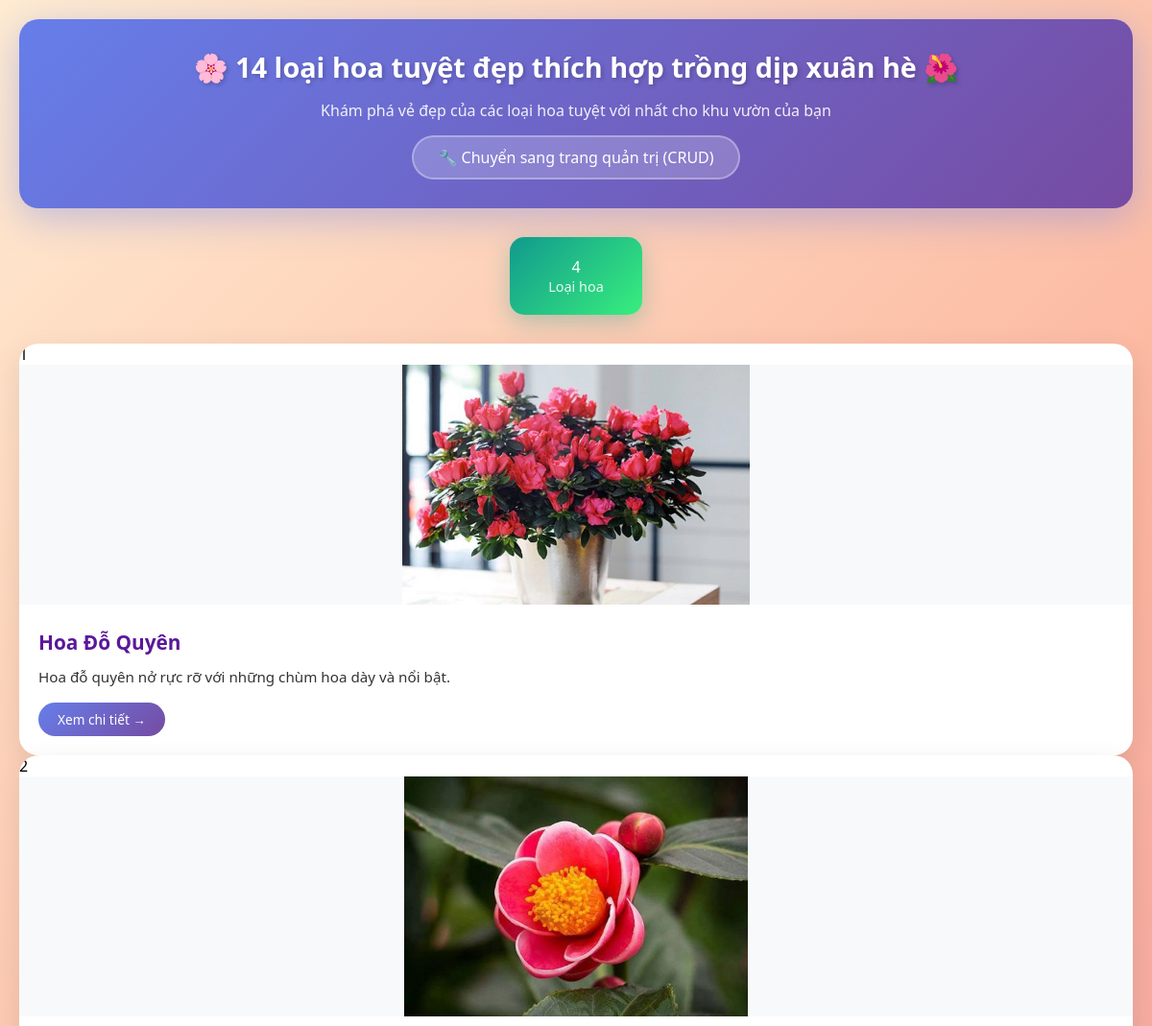
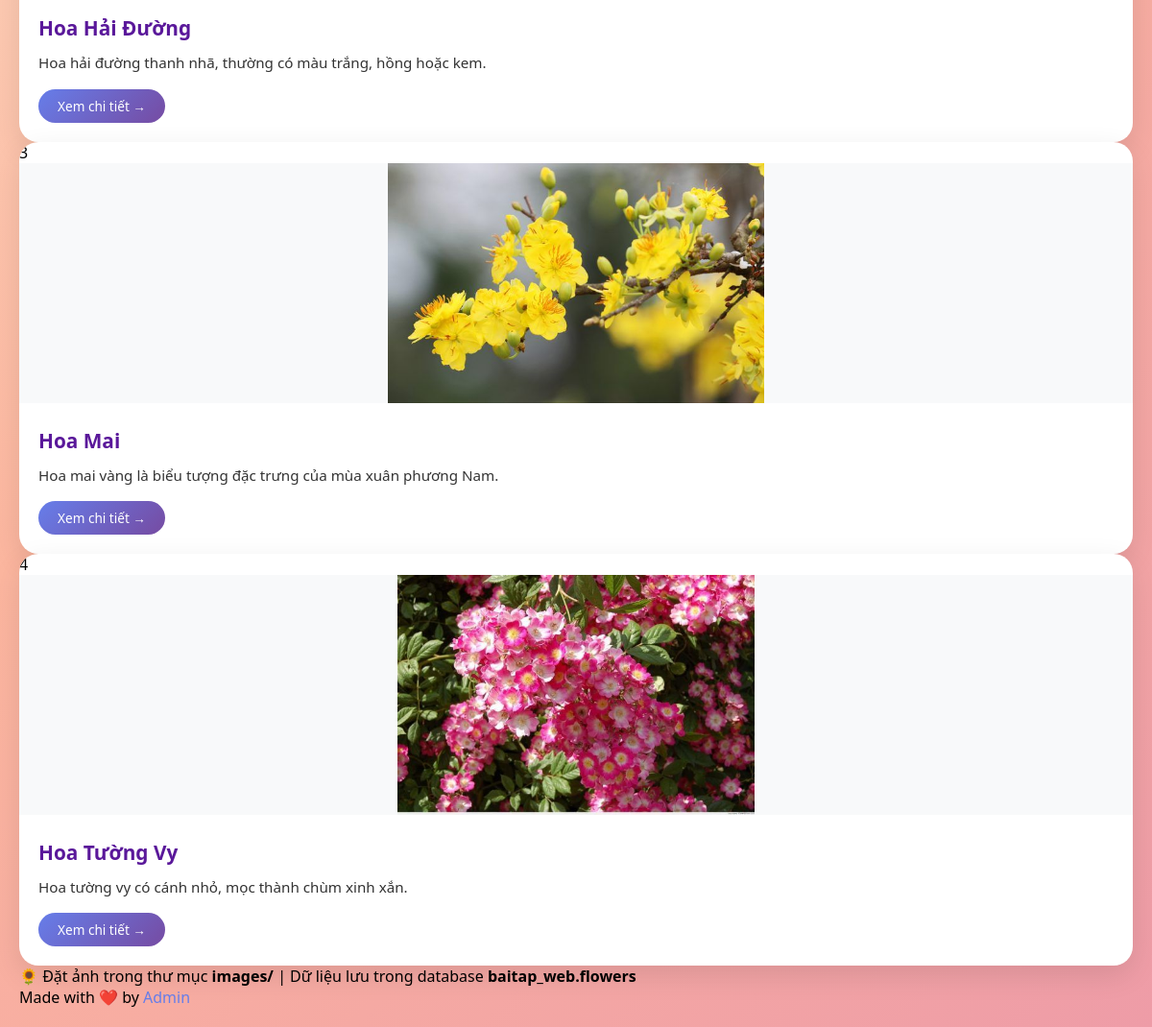
The app's page /bai1/index.php with its own data (2 pictures, top to bottom).
### tables this page shows
CREATE TABLE IF NOT EXISTS flowers (
    id INT AUTO_INCREMENT PRIMARY KEY,       
    name VARCHAR(255) NOT NULL,              
    description TEXT,                         
    image VARCHAR(255),                       
    created_at TIMESTAMP DEFAULT CURRENT_TIMESTAMP   
);

### bai1/index.php (the view, shortened to what this page needs)
<?php
require_once('../config.php');
$flowers = [];
$sql = "SELECT * FROM flowers ORDER BY id ASC";
$result = mysqli_query($conn, $sql);
if ($result && mysqli_num_rows($result) > 0) {
    while ($row = mysqli_fetch_assoc($result)) {
        $flowers[] = $row;
    }
}
?>
<!doctype html>
<html lang="vi">
<head>
</head>
<body>
    <div class="container">
        <div class="header">
            <h1>🌸 14 loại hoa tuyệt đẹp thích hợp trồng dịp xuân hè 🌺</h1>
            <p>Khám phá vẻ đẹp của các loại hoa tuyệt vời nhất cho khu vườn của bạn</p>
            <a href="admin.php">🔧 Chuyển sang trang quản trị (CRUD)</a>
        </div>
        <div class="stats">
            <div class="stat-box">
                <div class="number"><?php echo count($flowers); ?></div>
                <div class="label">Loại hoa</div>
            </div>
        </div>
        <?php if (empty($flowers)): ?>
            <div class="no-data">
                <div class="icon">🌷</div>
                <h2>Chưa có dữ liệu hoa</h2>
                <p>Hãy thêm các loại hoa đẹp vào bộ sưu tập của bạn!</p>
                <a href="admin.php">+ Thêm hoa mới</a>
            </div>
        <?php else: ?>
            <div class="card-grid">
                <?php
                $stt = 0;
                foreach ($flowers as $flower):
                    $stt++;
                    $name = $flower['name'] ?? '';
                    $desc = $flower['description'] ?? '';
                    $image = $flower['image'] ?? '';
                ?>
                    <div class="card">
                        <div class="badge"><?php echo $stt; ?></div>
                        <img src="images/<?php echo htmlspecialchars($image); ?>"
                             alt="<?php echo htmlspecialchars($name); ?>"
                             onerror="this.src='https://via.placeholder.com/280x200/667eea/fff? text=🌸'">
                        <div class="card-body">
                            <h3><?php echo htmlspecialchars($name); ?></h3>
                            <p><?php echo htmlspecialchars($desc); ?></p>
                            <a href="#" class="btn-detail">Xem chi tiết →</a>
                        </div>
                    </div>
                <?php endforeach; ?>
            </div>
        <?php endif; ?>
        <div class="footer">
            <p>🌻 Đặt ảnh trong thư mục <strong>images/</strong> | Dữ liệu lưu trong database <strong>baitap_web.flowers</strong></p>
            <p>Made with ❤️ by <a href="admin.php">Admin</a></p>
        </div>
    </div>
</body>
</html>

### bai1/index.php (style rules this page uses)
* { box-sizing: border-box; margin: 0; padding: 0; }
body { font-family: 'Segoe UI', Arial, sans-serif; background: linear-gradient(135deg, #ffecd2 0%, #fcb69f 50%, #ee9ca7 100%); min-height: 100vh; padding: 20px; }
.container { max-width: 1200px; margin: 0 auto; }
.header { background: linear-gradient(135deg, #667eea 0%, #764ba2 100%); padding: 30px; border-radius: 20px; margin-bottom: 30px; box-shadow: 0 10px 40px rgba(102, 126, 234, 0.4); text-align: center; }
.header h1 { color: #fff; font-size: 1.8rem; margin-bottom: 15px; text-shadow: 2px 2px 4px rgba(0,0,0,0.2); }
.header p { color: rgba(255,255,255,0.9); font-size: 1rem; margin-bottom: 15px; }
.header a { display: inline-block; background: rgba(255,255,255,0.2); color: #fff; text-decoration: none; padding: 10px 25px; border-radius: 25px; transition: all 0.3s ease; border: 2px solid rgba(255,255,255,0.3); }
.stats { display: flex; justify-content: center; gap: 30px; margin-bottom: 30px; }
.stat-box { background: linear-gradient(135deg, #11998e 0%, #38ef7d 100%); padding: 20px 40px; border-radius: 15px; text-align: center; color: #fff; box-shadow: 0 8px 25px rgba(17, 153, 142, 0.3); }
.stat-box .label { font-size: 0.9rem; opacity: 0.9; }
.card { background: #fff; border-radius: 20px; overflow: hidden; box-shadow: 0 10px 30px rgba(0,0,0,0.1); transition: all 0.4s ease; position: relative; }
.card img { width: 100%; height: 250px; object-fit: contain; background-color: #f8f9fa; transition: transform 0.5s ease; }
.card-body { padding: 20px; }
.card-body h3 { color: #5a189a; font-size: 1.3rem; margin-bottom: 10px; font-weight: 600; }
.card-body p { color: #333; font-size: 0.95rem; line-height: 1.6; }
.card-body .btn-detail { display: inline-block; margin-top: 15px; padding: 8px 20px; background: linear-gradient(135deg, #667eea 0%, #764ba2 100%); color: #fff; text-decoration: none; border-radius: 20px; font-size: 0.85rem; transition: all 0.3s ease; }
.footer a { color: #667eea; text-decoration: none; }

### records on screen
flowers: image (picture), name "Hoa Đỗ Quyên", description "Hoa đỗ quyên nở rực rỡ với những chùm hoa dày và nổi bật."
flowers: image (picture), name "Hoa Hải Đường", description "Hoa hải đường thanh nhã, thường có màu trắng, hồng hoặc kem."
flowers: image (picture), name "Hoa Mai", description "Hoa mai vàng là biểu tượng đặc trưng của mùa xuân phương Nam."
flowers: image (picture), name "Hoa Tường Vy", description "Hoa tường vy có cánh nhỏ, mọc thành chùm xinh xắn."

### other values on screen
count($flowers) "4"
